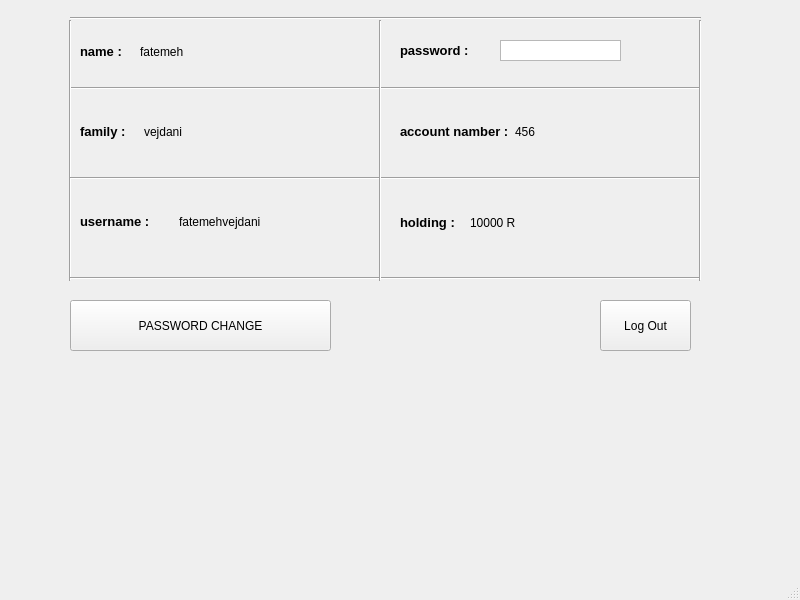
<?xml version="1.0" encoding="UTF-8"?>
<ui version="4.0">
 <class>MainWindow</class>
 <widget class="QMainWindow" name="MainWindow">
  <property name="geometry">
   <rect>
    <x>0</x>
    <y>0</y>
    <width>800</width>
    <height>600</height>
   </rect>
  </property>
  <property name="windowTitle">
   <string>customer</string>
  </property>
  <widget class="QWidget" name="centralwidget">
   <widget class="QPushButton" name="btn_logout">
    <property name="geometry">
     <rect>
      <x>600</x>
      <y>300</y>
      <width>91</width>
      <height>51</height>
     </rect>
    </property>
    <property name="text">
     <string>Log Out</string>
    </property>
   </widget>
   <widget class="Line" name="line">
    <property name="geometry">
     <rect>
      <x>70</x>
      <y>80</y>
      <width>631</width>
      <height>16</height>
     </rect>
    </property>
    <property name="orientation">
     <enum>Qt::Horizontal</enum>
    </property>
   </widget>
   <widget class="Line" name="line_2">
    <property name="geometry">
     <rect>
      <x>60</x>
      <y>20</y>
      <width>20</width>
      <height>261</height>
     </rect>
    </property>
    <property name="orientation">
     <enum>Qt::Vertical</enum>
    </property>
   </widget>
   <widget class="Line" name="line_3">
    <property name="geometry">
     <rect>
      <x>70</x>
      <y>170</y>
      <width>631</width>
      <height>16</height>
     </rect>
    </property>
    <property name="orientation">
     <enum>Qt::Horizontal</enum>
    </property>
   </widget>
   <widget class="Line" name="line_4">
    <property name="geometry">
     <rect>
      <x>70</x>
      <y>270</y>
      <width>631</width>
      <height>16</height>
     </rect>
    </property>
    <property name="orientation">
     <enum>Qt::Horizontal</enum>
    </property>
   </widget>
   <widget class="Line" name="line_5">
    <property name="geometry">
     <rect>
      <x>70</x>
      <y>10</y>
      <width>631</width>
      <height>16</height>
     </rect>
    </property>
    <property name="orientation">
     <enum>Qt::Horizontal</enum>
    </property>
   </widget>
   <widget class="Line" name="line_6">
    <property name="geometry">
     <rect>
      <x>690</x>
      <y>20</y>
      <width>20</width>
      <height>261</height>
     </rect>
    </property>
    <property name="orientation">
     <enum>Qt::Vertical</enum>
    </property>
   </widget>
   <widget class="QPushButton" name="btn_passwordchange">
    <property name="geometry">
     <rect>
      <x>70</x>
      <y>300</y>
      <width>261</width>
      <height>51</height>
     </rect>
    </property>
    <property name="text">
     <string>PASSWORD CHANGE</string>
    </property>
   </widget>
   <widget class="Line" name="line_7">
    <property name="geometry">
     <rect>
      <x>370</x>
      <y>20</y>
      <width>20</width>
      <height>261</height>
     </rect>
    </property>
    <property name="orientation">
     <enum>Qt::Vertical</enum>
    </property>
   </widget>
   <widget class="QWidget" name="layoutWidget">
    <property name="geometry">
     <rect>
      <x>80</x>
      <y>40</y>
      <width>113</width>
      <height>23</height>
     </rect>
    </property>
    <layout class="QHBoxLayout" name="horizontalLayout">
     <item>
      <widget class="QLabel" name="label">
       <property name="font">
        <font>
         <pointsize>10</pointsize>
         <weight>75</weight>
         <bold>true</bold>
        </font>
       </property>
       <property name="text">
        <string>name :</string>
       </property>
      </widget>
     </item>
     <item>
      <widget class="QLabel" name="label_7">
       <property name="text">
        <string>fatemeh</string>
       </property>
      </widget>
     </item>
    </layout>
   </widget>
   <widget class="QWidget" name="layoutWidget">
    <property name="geometry">
     <rect>
      <x>80</x>
      <y>120</y>
      <width>121</width>
      <height>23</height>
     </rect>
    </property>
    <layout class="QHBoxLayout" name="horizontalLayout_2">
     <item>
      <widget class="QLabel" name="label_2">
       <property name="font">
        <font>
         <pointsize>10</pointsize>
         <weight>75</weight>
         <bold>true</bold>
        </font>
       </property>
       <property name="text">
        <string>family :</string>
       </property>
      </widget>
     </item>
     <item>
      <widget class="QLabel" name="label_8">
       <property name="text">
        <string>vejdani</string>
       </property>
      </widget>
     </item>
    </layout>
   </widget>
   <widget class="QWidget" name="layoutWidget">
    <property name="geometry">
     <rect>
      <x>80</x>
      <y>210</y>
      <width>191</width>
      <height>23</height>
     </rect>
    </property>
    <layout class="QHBoxLayout" name="horizontalLayout_3">
     <item>
      <widget class="QLabel" name="label_3">
       <property name="font">
        <font>
         <pointsize>10</pointsize>
         <weight>75</weight>
         <bold>true</bold>
        </font>
       </property>
       <property name="text">
        <string>username :</string>
       </property>
      </widget>
     </item>
     <item>
      <widget class="QLabel" name="label_9">
       <property name="text">
        <string>fatemehvejdani</string>
       </property>
      </widget>
     </item>
    </layout>
   </widget>
   <widget class="QWidget" name="layoutWidget">
    <property name="geometry">
     <rect>
      <x>400</x>
      <y>120</y>
      <width>178</width>
      <height>23</height>
     </rect>
    </property>
    <layout class="QHBoxLayout" name="horizontalLayout_5">
     <item>
      <widget class="QLabel" name="label_5">
       <property name="font">
        <font>
         <pointsize>10</pointsize>
         <weight>75</weight>
         <bold>true</bold>
        </font>
       </property>
       <property name="text">
        <string>account namber :</string>
       </property>
      </widget>
     </item>
     <item>
      <widget class="QLabel" name="label_11">
       <property name="text">
        <string>456</string>
       </property>
      </widget>
     </item>
    </layout>
   </widget>
   <widget class="QWidget" name="layoutWidget">
    <property name="geometry">
     <rect>
      <x>400</x>
      <y>210</y>
      <width>133</width>
      <height>25</height>
     </rect>
    </property>
    <layout class="QHBoxLayout" name="horizontalLayout_7">
     <item>
      <layout class="QHBoxLayout" name="horizontalLayout_6">
       <item>
        <widget class="QLabel" name="label_6">
         <property name="font">
          <font>
           <pointsize>10</pointsize>
           <weight>75</weight>
           <bold>true</bold>
          </font>
         </property>
         <property name="text">
          <string>holding :</string>
         </property>
        </widget>
       </item>
      </layout>
     </item>
     <item>
      <widget class="QLabel" name="label_12">
       <property name="text">
        <string>10000 R</string>
       </property>
      </widget>
     </item>
    </layout>
   </widget>
   <widget class="QLabel" name="label_4">
    <property name="geometry">
     <rect>
      <x>400</x>
      <y>40</y>
      <width>121</width>
      <height>21</height>
     </rect>
    </property>
    <property name="font">
     <font>
      <pointsize>10</pointsize>
      <weight>75</weight>
      <bold>true</bold>
     </font>
    </property>
    <property name="text">
     <string>password :</string>
    </property>
   </widget>
   <widget class="QTableWidget" name="tb_passwordnew">
    <property name="geometry">
     <rect>
      <x>500</x>
      <y>40</y>
      <width>121</width>
      <height>21</height>
     </rect>
    </property>
   </widget>
  </widget>
  <widget class="QMenuBar" name="menubar">
   <property name="geometry">
    <rect>
     <x>0</x>
     <y>0</y>
     <width>800</width>
     <height>26</height>
    </rect>
   </property>
  </widget>
  <widget class="QStatusBar" name="statusbar"/>
 </widget>
 <resources/>
 <connections/>
</ui>
